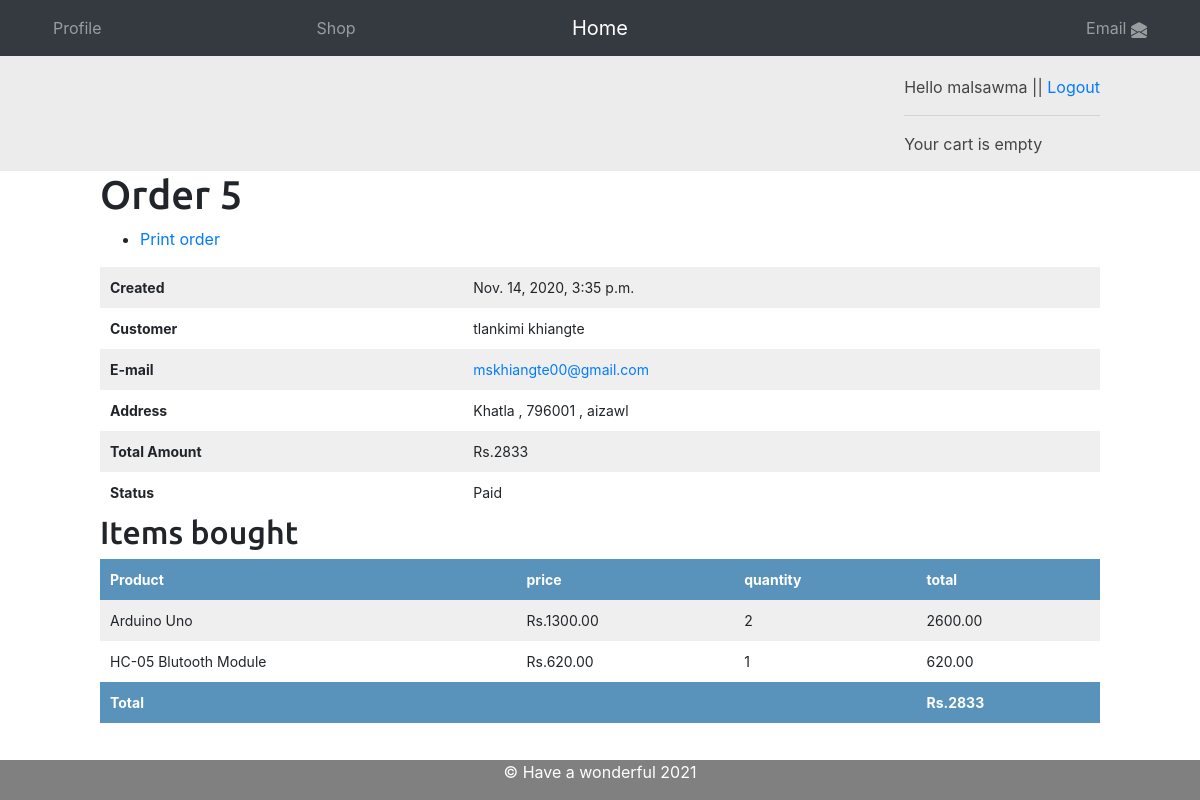
/orders/admin/order/5/ (signed in), run on the app's committed database.
### orders/models.py (models this page shows, shortened)
class Order(models.Model):
    first_name = models.CharField(max_length=50)
    last_name = models.CharField(max_length=50)
    email = models.EmailField()
    address = models.CharField(max_length=200)
    city = models.CharField(max_length=50)
    phone = models.IntegerField(default=0)
    pin_code = models.CharField(max_length=20)
    created =models.DateTimeField(auto_now_add=True)
    updated = models.DateTimeField(auto_now=True)
    paid = models.BooleanField(default=False)
    coupon = models.ForeignKey(Coupon , on_delete=models.SET_NULL , related_name='orders', null=True , blank=True)
    discount = models.IntegerField(default=0 ,
                                    validators=[MaxValueValidator(0),
                                                MaxValueValidator(100)])
    class Meta:
        ordering =('-created',)
    def get_total_cost(self):
        total_cost =  sum(item.get_cost() for item in self.items.all())
        return int(total_cost - total_cost * (self.discount/Decimal('100')))

class OrderItem(models.Model):
    order = models.ForeignKey(Order , on_delete=models.CASCADE, related_name='items')
    product = models.ForeignKey(Product , on_delete=models.CASCADE, related_name='order_items' )
    price = models.DecimalField(max_digits=10 , decimal_places=2)
    quantity = models.PositiveIntegerField(default=1)
    def get_cost(self):
        return self.price * self.quantity

### shop/models.py (models this page shows, shortened)
class Product(models.Model):
    category = models.ForeignKey(Category , on_delete=models.CASCADE , related_name='products')
    name = models.CharField(max_length=200 , db_index=True)
    slug = models.CharField(max_length=200 , db_index=True)
    image = models.ImageField(upload_to='products/%Y/%m/%d', blank=True)
    description = models.TextField()
    price = models.DecimalField(max_digits=10 , decimal_places=2)
    available = models.BooleanField(default=True)
    created = models.DateTimeField(auto_now_add=True)
    updated = models.DateTimeField(auto_now=True)
    class Meta:
        ordering = ('name',)
        index_together = (('id', 'slug'),)

### orders/views.py (the view)
# urls.py: path('admin/order/<int:order_id>/', views.admin_order_detail , name='admin_order_detail'),
@staff_member_required
def admin_order_detail(request , order_id):
    order = get_object_or_404(Order , id=order_id)
    return render(request , 'admin/orders/order/detail.html', {'order':order})

### cart/cart.py (called while the page is built)
    def __len__(self):
        return sum(item['quantity'] for item in self.cart.values())

### cart/context_processors.py (called while the page is built)
def cart(request):
    return {'cart':Cart(request)}

### orders/templates/admin/orders/order/detail.html (shortened to what this page needs)
{% extends "shop/base.html" %}
{% load static  %}
{% block shop_content %}
  <h1>Order {{ order.id}}</h1>
  <ul class="object-tools">
    <li>
      <a href="#" onclick="window.print();">Print order</a>
    </li>
  </ul>
  <table>
    <tr>
      <th>Created</th>
      <td>{{order.created}}</td>
    </tr>
    <tr>
      <th>Customer</th>
      <td>{{order.first_name}} {{order.last_name}}</td>
    </tr>
    <tr>
      <th>E-mail</th>
      <td> <a href="mailto:{{ order.email }}">{{order.email}}</a> </td>
    </tr>
    <tr>
      <th>Address</th>
      <td>{{order.address}} , {{order.pin_code}} , {{order.city }}</td>
    </tr>
    <tr>
      <th>Total Amount</th>
      <td>Rs.{{order.get_total_cost}}</td>
    </tr>
    <tr>
      <th>Status</th>
      <td> {% if order.paid %}Paid {% else %} Pending Payment{% endif %} </td>
    </tr>
  </table>
  <div class="module">
    <div class="tabular inline-related last-related">
      <table>
        <h2>Items bought</h2>
        <thead>
          <tr>
            <th>Product</th>
            <th>price</th>
            <th>quantity</th>
            <th>total</th>
          </tr>
        </thead>
        <tbody>
          {% for item in order.items.all %}
            <tr class"row{% cycle "1" "2" %}">
              <td>{{ item.product.name}}</td>
              <td>Rs.{{ item.price}}</td>
              <td>{{item.quantity}}</td>
              <td>{{item.get_cost}}</td>
            </tr>
          {% endfor %}
          <tr class="total">
            <td colspan="3">Total</td>
            <td clas="num">Rs.{{order.get_total_cost}}</td>
          </tr>
        </tbody>
      </table>
    </div>
  </div>
{% endblock %}

### shop/templates/shop/base.html (shortened to what this page needs)
{% extends "base.html" %}
{% load static %}
{% block content %}
      <div id="subheader">
        <div class="cart">
          {% if request.user.is_authenticated %}
            Hello {{request.user.username}} ||
            <a href="{% url 'logout'%}">Logout</a>
          {% else %}
            <a href="{% url 'login' %}">Login</a>
          {% endif %}
          <br>
          <hr>
          {% with total_items=cart|length %}
            {% if cart|length > 0 %}
              Your cart:
              <a href="{% url 'cart:cart_detail' %}">{{total_items}}item{{total_items|pluralize}} || Rs.{{cart.get_total_price}}</a>
            {% else %}
              Your cart is empty
            {% endif %}
          {% endwith %}
        </div>
      </div>
      <div id="content">
        {% block shop_content %}
        {% endblock %}
      </div>
{% endblock %}

### static/css/base.css (style rules this page uses)
body { margin:0; padding:0; font-family:helvetica, sans-serif; }
h1, h2, h3, h4, h5 , h6 { font-family: 'Ubuntu', sans-serif; font-weight:normal; }
a { text-decoration:none; color:#5993bb; }
table { width:100%; border-spacing:0; border-collapse: collapse; }
table th, table td { text-align:left; font-size:14px; padding:10px; margin:0; }
tbody tr:nth-child(odd) { background:#efefef; }
thead th, tbody tr.total { background:#5993bb; color:#fff; font-weight:bold; }
#subheader { background:#ececec; color:#444; padding:15px 100px; overflow:auto; }
#subheader .cart { float:right; padding-top:4px; }
#content { padding:0 100px; overflow:hidden; }

### data on the page
Order: id "5", created "Nov. 14, 2020, 3:35 p.m.", first_name "tlankimi", last_name "khiangte", email "mskhiangte00@gmail.com", address "Khatla", pin_code "796001", city "aizawl", get_total_cost "2833"
OrderItem: product.name "Arduino Uno", price "1300.00", quantity "2", get_cost "2600.00"
OrderItem: product.name "HC-05 Blutooth Module", price "620.00", quantity "1", get_cost "620.00"

### other printed values
{{ request.user.username }} "malsawma"
